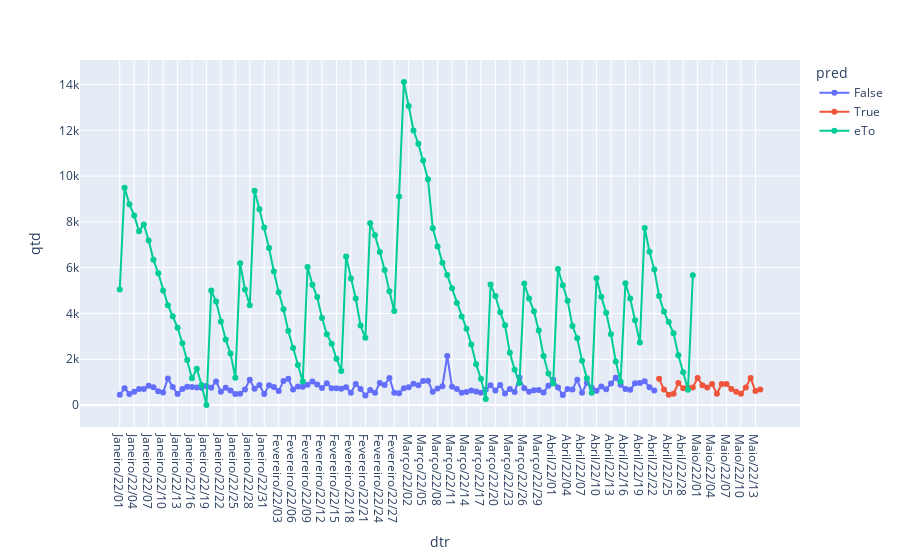

Source (notebook cell):
### Code cell
import plotly.express as px 
import plotly.colors
import pandas as pd 
import numpy as np 

# Get some data
df = pd.read_json("GG.json")

# Plot 
fig = px.line(df, x="dtr", y="qtd", color="pred",markers="True")

# Only thing I figured is - I could do this 
fig.add_scatter(x=df['dtr'], y=df['eTo'] , name="eTo",mode ="lines+markers")# Not what is desired - need a line 
#fig.add_scatter(x=df['dtr'], y=df['compra'] ,mode="lines+markers", name="fim")# Not what is desired - need a line 

# Show plot 
fig.show()
"April/22/29"

### Figure 1 — Plotly figure (JSON) as saved in the notebook; plotly's stock layout.template omitted (floating-point values rounded to 4 significant figures; data arrays with more than 128 entries replaced by an {"elided": "..."} marker saying what was removed)
{"data": [{"hovertemplate": "pred=False<br>dtr=%{x}<br>qtd=%{y}<extra></extra>", "legendgroup": "False", "line": {"color": "#636efa", "dash": "solid"}, "marker": {"symbol": "circle"}, "mode": "lines+markers", "name": "False", "orientation": "v", "showlegend": true, "type": "scatter", "x": ["Janeiro/22/01", "Janeiro/22/02", "Janeiro/22/03", "Janeiro/22/04", "Janeiro/22/05", "Janeiro/22/06", "Janeiro/22/07", "Janeiro/22/08", "Janeiro/22/09", "Janeiro/22/10", "Janeiro/22/11", "Janeiro/22/12", "Janeiro/22/13", "Janeiro/22/14", "Janeiro/22/15", "Janeiro/22/16", "Janeiro/22/17", "Janeiro/22/18", "Janeiro/22/19", "Janeiro/22/20", "Janeiro/22/21", "Janeiro/22/22", "Janeiro/22/23", "Janeiro/22/24", "Janeiro/22/25", "Janeiro/22/26", "Janeiro/22/27", "Janeiro/22/28", "Janeiro/22/29", "Janeiro/22/30", "Janeiro/22/31", "Fevereiro/22/01", "Fevereiro/22/02", "Fevereiro/22/03", "Fevereiro/22/04", "Fevereiro/22/05", "Fevereiro/22/06", "Fevereiro/22/07", "Fevereiro/22/08", "Fevereiro/22/09", "Fevereiro/22/10", "Fevereiro/22/11", "Fevereiro/22/12", "Fevereiro/22/13", "Fevereiro/22/14", "Fevereiro/22/15", "Fevereiro/22/16", "Fevereiro/22/17", "Fevereiro/22/18", "Fevereiro/22/19", "Fevereiro/22/20", "Fevereiro/22/21", "Fevereiro/22/22", "Fevereiro/22/23", "Fevereiro/22/24", "Fevereiro/22/25", "Fevereiro/22/26", "Fevereiro/22/27", "Fevereiro/22/28", "Março/22/01", "Março/22/02", "Março/22/03", "Março/22/04", "Março/22/05", "Março/22/06", "Março/22/07", "Março/22/08", "Março/22/09", "Março/22/10", "Março/22/11", "Março/22/12", "Março/22/13", "Março/22/14", "Março/22/15", "Março/22/16", "Março/22/17", "Março/22/18", "Março/22/19", "Março/22/20", "Março/22/21", "Março/22/22", "Março/22/23", "Março/22/24", "Março/22/25", "Março/22/26", "Março/22/27", "Março/22/28", "Março/22/29", "Março/22/30", "Março/22/31", "Abril/22/01", "Abril/22/02", "Abril/22/03", "Abril/22/04", "Abril/22/05", "Abril/22/06", "Abril/22/07", "Abril/22/08", "Abril/22/09", "Abril/22/10", "Abril/22/11", "Abril/22/12", "Abril/22/13", "Abril/22/14", "Abril/22/15", "Abril/22/16", "Abril/22/17", "Abril/22/18", "Abril/22/19", "Abril/22/20", "Abril/22/21", "Abril/22/22"], "xaxis": "x", "y": [452, 730, 483, 579, 697, 699, 846, 775, 604, 547, 1164, 787, 487, 700, 800, 792, 768, 754, 832, 760, 1034, 587, 754, 638, 486, 497, 684, 1110, 708, 873, 489, 865, 793, 610, 1056, 1149, 683, 812, 798, 889, 1029, 904, 746, 955, 739, 740, 718, 779, 535, 919, 703, 417, 656, 535, 960, 876, 1180, 536, 519, 737, 778, 930, 868, 1047, 1067, 580, 728, 822, 2142, 796, 704, 544, 576, 641, 588, 538, 685, 866, 640, 880, 503, 706, 574, 1202, 738, 582, 653, 656, 554, 840, 1110, 767, 441, 703, 682, 1103, 539, 977, 770, 630, 810, 689, 941, 1189, 887, 702, 667, 950, 968, 1041, 777, 639.6], "yaxis": "y"}, {"hovertemplate": "pred=True<br>dtr=%{x}<br>qtd=%{y}<extra></extra>", "legendgroup": "True", "line": {"color": "#EF553B", "dash": "solid"}, "marker": {"symbol": "circle"}, "mode": "lines+markers", "name": "True", "orientation": "v", "showlegend": true, "type": "scatter", "x": ["Abril/22/23", "Abril/22/24", "Abril/22/25", "Abril/22/26", "Abril/22/27", "Abril/22/28", "Abril/22/29", "Abril/22/30", "Maio/22/01", "Maio/22/02", "Maio/22/03", "Maio/22/04", "Maio/22/05", "Maio/22/06", "Maio/22/07", "Maio/22/08", "Maio/22/09", "Maio/22/10", "Maio/22/11", "Maio/22/12", "Maio/22/13", "Maio/22/14"], "xaxis": "x", "y": [1149, 684.6, 452, 494, 965, 736.3, 767.8, 767.8, 1184.0, 865.6, 767.8, 919, 494, 919, 919, 704.4, 579.6, 494, 767.8, 1184.0, 610, 684.6], "yaxis": "y"}, {"mode": "lines+markers", "name": "eTo", "type": "scatter", "x": {"elided": "134 str values"}, "y": {"elided": "134 mixed values"}}], "layout": {"legend": {"title": {"text": "pred"}, "tracegroupgap": 0}, "margin": {"t": 60}, "xaxis": {"anchor": "y", "domain": [0, 1], "title": {"text": "dtr"}}, "yaxis": {"anchor": "x", "domain": [0, 1], "title": {"text": "qtd"}}}}
